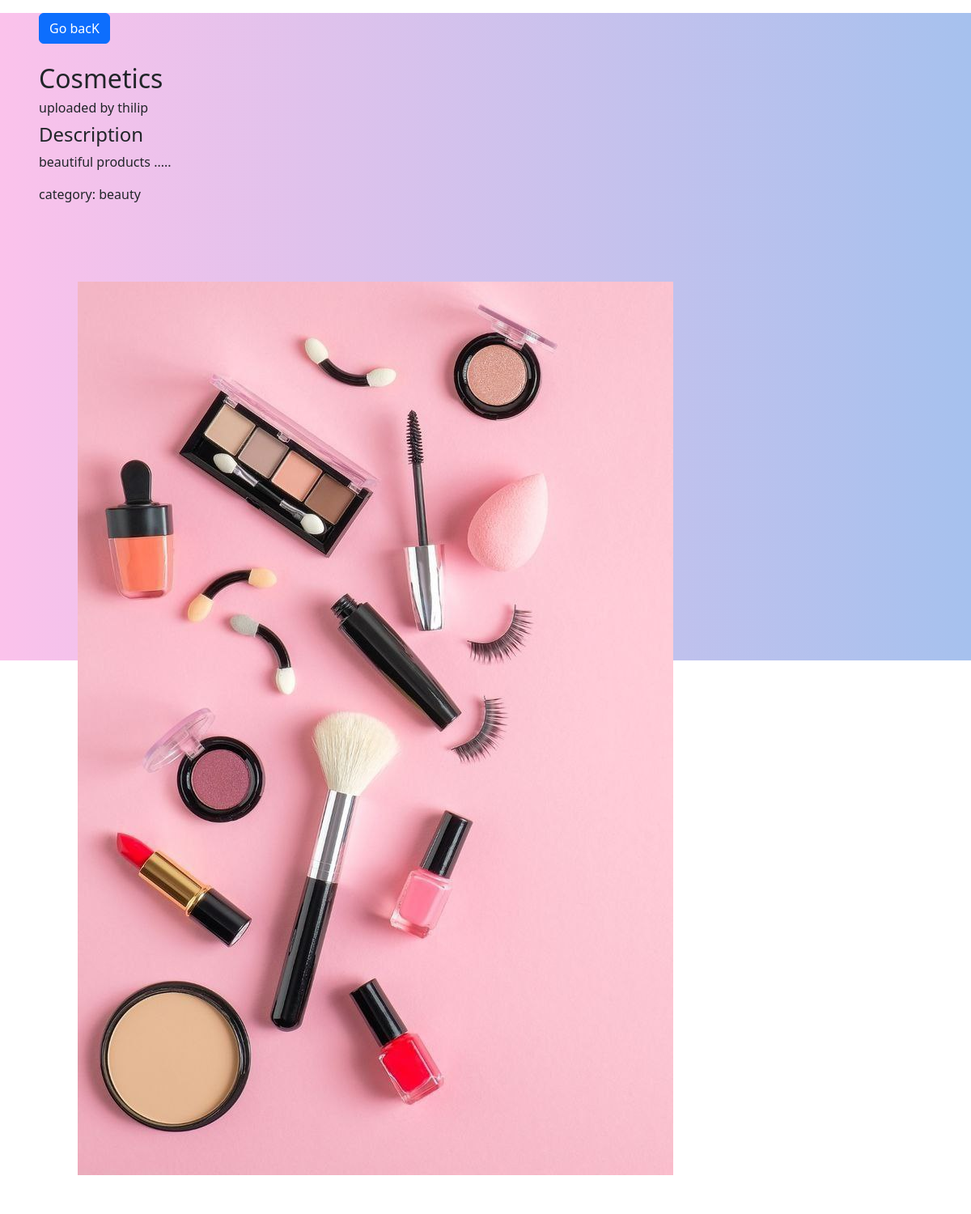
/view/8/, run on the app's committed database.
### main/models.py (models this page shows, shortened)
class photo(models.Model):
    user = models.ForeignKey(User,null = True,blank=True,on_delete=models.CASCADE)
    categories = models.ForeignKey(addcategory,null=True,blank=True,on_delete=models.SET_NULL)
    title = models.CharField(max_length=50,null=True,blank=True)
    description = models.TextField(max_length=200,null=True,blank=True)
    image = models.ImageField(null=True,blank=True)

class addcategory(models.Model):
    class Meta:
        verbose_name = 'addcategory'
        verbose_name_plural = 'addcategories'
    category = models.CharField(max_length=50,null=True,blank=True)
    def __str__(self):
        return self.category

### main/views.py (the view)
# urls.py: path('view/<str:pk>/',views.viewPhoto,name = "view-photo"),
def viewPhoto(request,pk):
    photos = photo.objects.get(id=pk)
    categories = addcategory.objects.all()
    context = {
        'category' : categories,
        'photos' : photos
    }
    return render(request,'photo.html',context)

### templates/photo.html
{% extends 'base.html'%}
{% block content %}
<div class = "mx-5 my-3">
    <a href="{% url 'home' %}" class = "btn btn-primary mb-4">Go bacK</a>
    <h2>{{photos.title}}</h2>
    <h6>uploaded by {{photos.user}}</h6>
    <h4>Description</h4>
    <p>{{photos.description}}</p>
    <p>category: {{photos.categories}}</p>
    <div class = "preview-img mt-5 mb-5">
        <img src="{{photos.image.url}}" class = "img-fluid p-5" alt="Responsive image">
    </div>
</div>
{%endblock%}

### static/css/style.css (style rules this page uses)
html, body { height: 100%; }

### data on the page
photo: title "Cosmetics", user "thilip", description "beautiful products .....", categories "beauty", image (picture)
